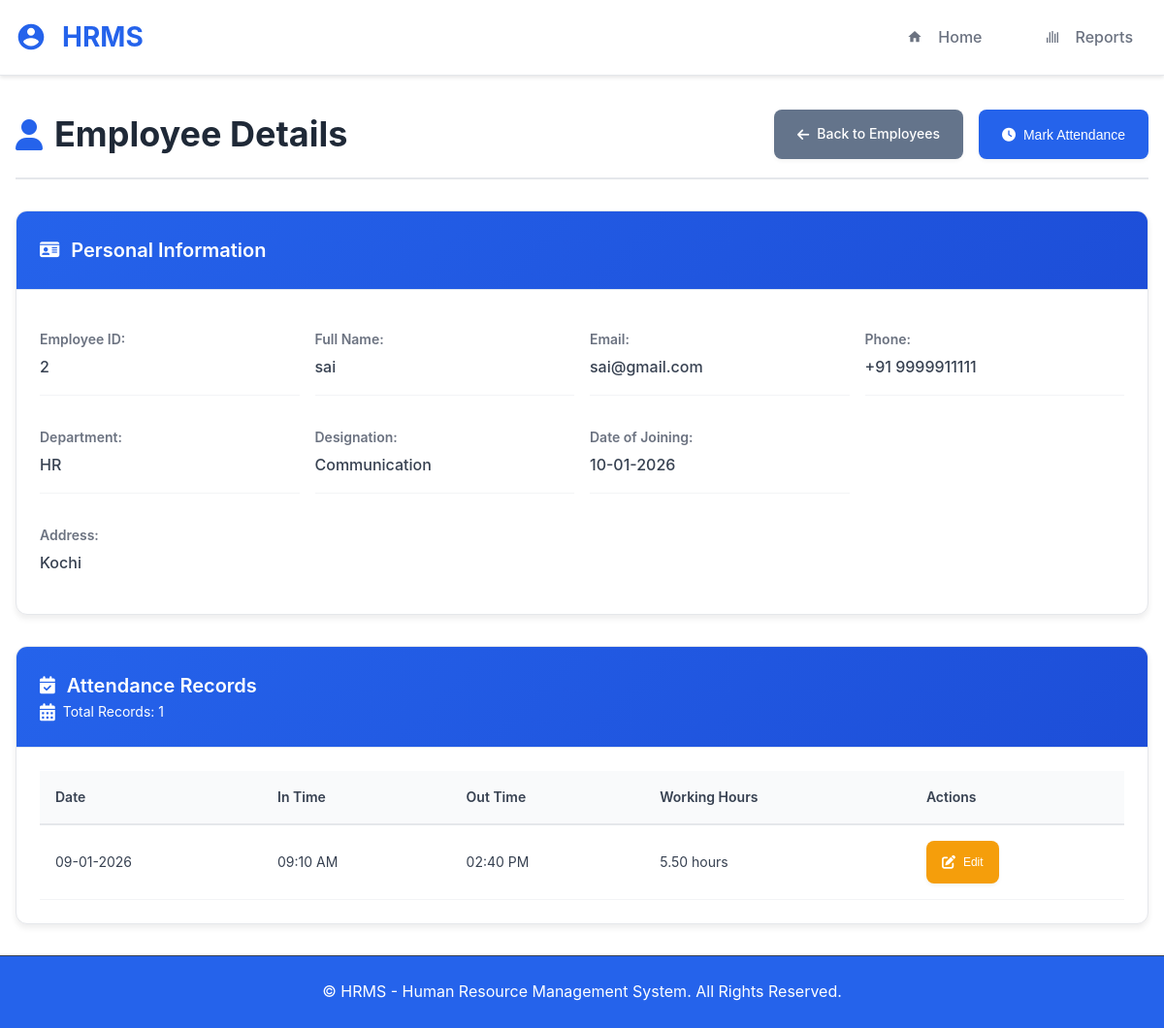
The page /employee/2 on the database its author committed.
### app.py (models this page shows, shortened)
class Employee(db.Model):
    __tablename__ = 'employees'
    id = db.Column(db.Integer, primary_key=True)
    name = db.Column(db.String(100), nullable=False, index=True)
    email = db.Column(db.String(120), unique=True, nullable=False, index=True)
    address = db.Column(db.Text)
    phone = db.Column(db.String(20), index=True)
    designation = db.Column(db.String(100), index=True)
    department = db.Column(db.String(100), index=True)
    date_of_joining = db.Column(db.Date, default=date.today, index=True)
    created_at = db.Column(db.DateTime, default=datetime.utcnow, index=True)
    updated_at = db.Column(db.DateTime, default=datetime.utcnow, onupdate=datetime.utcnow)
    attendance = db.relationship('Attendance', backref='employee', lazy=True, cascade='all, delete-orphan')
    __table_args__ = (
        db.Index('idx_employee_name_dept', 'name', 'department'),
        db.Index('idx_employee_email_dept', 'email', 'department'),
    )

class Attendance(db.Model):
    __tablename__ = 'attendance'
    id = db.Column(db.Integer, primary_key=True)
    employee_id = db.Column(db.Integer, db.ForeignKey('employees.id', ondelete='CASCADE'), nullable=False, index=True)
    date = db.Column(db.Date, nullable=False, index=True)
    in_time = db.Column(db.Time, index=True)
    out_time = db.Column(db.Time, index=True)
    created_at = db.Column(db.DateTime, default=datetime.utcnow, index=True)
    updated_at = db.Column(db.DateTime, default=datetime.utcnow, onupdate=datetime.utcnow)
    __table_args__ = (
        db.UniqueConstraint('employee_id', 'date', name='unique_employee_date'),
        db.CheckConstraint('out_time > in_time', name='check_time_order'),
        db.Index('idx_attendance_employee_date', 'employee_id', 'date'),
        db.Index('idx_attendance_date_range', 'date', 'in_time', 'out_time'),
    )
    @property
    def working_hours(self):
        if self.in_time and self.out_time:
            in_datetime = datetime.combine(date.today(), self.in_time)
            out_datetime = datetime.combine(date.today(), self.out_time)
            diff = out_datetime - in_datetime
            return diff.total_seconds() / 3600
        return None

### app.py (the view)
@app.route('/employee/<int:employee_id>')
def employee_details(employee_id):
    employee = Employee.query.get_or_404(employee_id)
    attendance_records = Attendance.query.filter_by(employee_id=employee_id).order_by(Attendance.date.desc()).all()
    return render_template('employee_details.html', employee=employee, attendance_records=attendance_records)

### app.py (called while the page is built)
@app.before_request
def before_request():
    g.request_id = str(uuid.uuid4())
    g.start_time = datetime.utcnow()

### templates/employee_details.html (shortened to what this page needs)
{% extends "base.html" %}
{% block content %}
<div class="page-header">
    <h1><i class="fas fa-user"></i> Employee Details</h1>
    <div class="header-actions">
        <a href="{{ url_for('home') }}" class="btn btn-secondary">
            <i class="fas fa-arrow-left"></i> Back to Employees
        </a>
        <button class="btn btn-primary" onclick="showMarkAttendanceModal('{{ employee.id }}')">
            <i class="fas fa-clock"></i> Mark Attendance
        </button>
    </div>
</div>
<div class="employee-details-container">
    <div class="employee-info-card">
        <div class="card-header">
            <h3><i class="fas fa-id-card"></i> Personal Information</h3>
        </div>
        <div class="card-body">
            <div class="info-grid">
                <div class="info-item">
                    <span class="info-label">Employee ID:</span>
                    <span class="info-value">{{ employee.id }}</span>
                </div>
                <div class="info-item">
                    <span class="info-label">Full Name:</span>
                    <span class="info-value">{{ employee.name }}</span>
                </div>
                <div class="info-item">
                    <span class="info-label">Email:</span>
                    <span class="info-value">{{ employee.email }}</span>
                </div>
                <div class="info-item">
                    <span class="info-label">Phone:</span>
                    <span class="info-value">{{ employee.phone or '-' }}</span>
                </div>
                <div class="info-item">
                    <span class="info-label">Department:</span>
                    <span class="info-value">{{ employee.department or '-' }}</span>
                </div>
                <div class="info-item">
                    <span class="info-label">Designation:</span>
                    <span class="info-value">{{ employee.designation or '-' }}</span>
                </div>
                <div class="info-item">
                    <span class="info-label">Date of Joining:</span>
                    <span class="info-value">{{ employee.date_of_joining.strftime('%d-%m-%Y') if employee.date_of_joining else '-' }}</span>
                </div>
                <div class="info-item full-width">
                    <span class="info-label">Address:</span>
                    <span class="info-value">{{ employee.address or '-' }}</span>
                </div>
            </div>
        </div>
    </div>
    <div class="attendance-card">
        <div class="card-header">
            <h3><i class="fas fa-calendar-check"></i> Attendance Records</h3>
            <div class="attendance-summary">
                <span class="summary-item">
                    <i class="fas fa-calendar-alt"></i> Total Records: {{ attendance_records|length }}
                </span>
            </div>
        </div>
        <div class="card-body">
            {% if attendance_records %}
            <div class="table-container">
                <table class="attendance-table">
                    <thead>
                        <tr>
                            <th>Date</th>
                            <th>In Time</th>
                            <th>Out Time</th>
                            <th>Working Hours</th>
                            <th>Actions</th>
                        </tr>
                    </thead>
                    <tbody>
                        {% for record in attendance_records %}
                        <tr>
                            <td>{{ record.date.strftime('%d-%m-%Y') }}</td>
                            <td>{{ record.in_time.strftime('%I:%M %p') if record.in_time else '-' }}</td>
                            <td>{{ record.out_time.strftime('%I:%M %p') if record.out_time else '-' }}</td>
                            <td>
                                {% if record.working_hours %}
                                    {{ "%.2f"|format(record.working_hours) }} hours
                                {% else %}
                                    -
                                {% endif %}
                            </td>
                            <td>
                                <button class="btn btn-sm btn-warning" onclick="editAttendance(this)"
                                        data-record-id="{{ record.id }}"
                                        data-date="{{ record.date.strftime('%Y-%m-%d') }}"
                                        data-in-time="{{ record.in_time.strftime('%H:%M') if record.in_time else '' }}"
                                        data-out-time="{{ record.out_time.strftime('%H:%M') if record.out_time else '' }}">
                                    <i class="fas fa-edit"></i> Edit
                                </button>
                            </td>
                        </tr>
                        {% endfor %}
                    </tbody>
                </table>
            </div>
            {% endif %}
        </div>
    </div>
</div>
{% endblock %}

### static/css/style.css (style rules this page uses)
.fa, .fas, .far, .fab { display: inline-block; font-style: normal; font-variant: normal; text-rendering: auto; line-height: 1; }
* { margin: 0; padding: 0; box-sizing: border-box; }
body { font-family: -apple-system, BlinkMacSystemFont, 'Segoe UI', Roboto, 'Helvetica Neue', Arial, sans-serif; line-height: 1.6; color: #333333; background-color: #ffffff; }
.page-header { display: flex; justify-content: space-between; align-items: center; margin-bottom: 2rem; flex-wrap: wrap; gap: 1rem; padding-bottom: 1rem; border-bottom: 2px solid #e5e7eb; }
.page-header h1 { color: #1f2937; font-size: 2.25rem; font-weight: 700; display: flex; align-items: center; gap: 0.75rem; }
.page-header h1 i { color: #2563eb; font-size: 2rem; }
.header-actions { display: flex; gap: 1rem; flex-wrap: wrap; }
.btn { display: inline-flex; align-items: center; gap: 0.5rem; padding: 0.875rem 1.5rem; border: none; border-radius: 0.5rem; font-size: 0.875rem; font-weight: 500; text-decoration: none; cursor: pointer; transition: all 0.3s ease; white-space: nowrap; box-shadow: 0 2px 4px rgba(0, 0, 0, 0.05); min-height: 44px; align-items: center; justify-content: center; }
.btn i { font-size: 0.875rem; }
.btn-primary { background-color: #2563eb; color: #ffffff; }
.btn-primary::before { display: none; }
.btn-secondary { background-color: #64748b; color: #ffffff; }
.btn-warning { background-color: #f59e0b; color: #ffffff; }
.btn-sm { padding: 0.5rem 1rem; font-size: 0.75rem; }
.card-header { padding: 1.5rem; border-bottom: 1px solid #e2e8f0; background: linear-gradient(135deg, #2563eb, #1d4ed8); color: #ffffff; }
.card-header h3 { font-size: 1.25rem; font-weight: 600; display: flex; align-items: center; gap: 0.75rem; }
.card-header i { font-size: 1.125rem; }
.card-body { padding: 1.5rem; }
.table-container { overflow-x: auto; background: #ffffff; }
.employee-table, .attendance-table, .department-table { width: 100%; border-collapse: collapse; font-size: 0.875rem; }
.employee-table th, .attendance-table th, .department-table th { background-color: #f9fafb; color: #374151; font-weight: 600; text-align: left; padding: 1rem; border-bottom: 2px solid #e5e7eb; font-size: 0.875rem; }
.employee-table td, .attendance-table td, .department-table td { padding: 1rem; border-bottom: 1px solid #f3f4f6; color: #374151; }
.employee-details-container { display: grid; grid-template-columns: 1fr; gap: 2rem; }
.employee-info-card, .attendance-card { background: #ffffff; border-radius: 0.75rem; box-shadow: 0 4px 6px rgba(0, 0, 0, 0.07); border: 1px solid #e5e7eb; overflow: hidden; }
.info-grid { display: grid; grid-template-columns: repeat(auto-fit, minmax(250px, 1fr)); gap: 1rem; }
.info-item { display: flex; flex-direction: column; gap: 0.25rem; padding: 1rem 0; border-bottom: 1px solid #f3f4f6; }
.info-item:last-child { border-bottom: none; }
.info-item.full-width { grid-column: 1 / -1; }
.info-label { font-weight: 600; color: #6b7280; font-size: 0.875rem; }
.info-value { color: #374151; font-weight: 500; }
.attendance-summary { display: flex; gap: 1rem; }
.summary-item { display: flex; align-items: center; gap: 0.5rem; color: #ffffff; font-size: 0.875rem; }

### templates/base.html (style rules this page uses)
.fa, .fas, .far, .fab { display: inline-block; font-style: normal; font-variant: normal; text-rendering: auto; line-height: 1; font-family: "Font Awesome 6 Free"; font-weight: 900; }
.fa-user:before { content: "\f007"; }
.fa-calendar-alt:before { content: "\f073"; }
.fa-clock:before { content: "\f017"; }
.fa-calendar-check:before { content: "\f274"; }

### rows shown on the page
Employee: id "2", name "sai", email "sai@gmail.com", phone "+91 9999911111", department "HR", designation "Communication", date_of_joining "10-01-2026", address "Kochi"
Attendance: date "09-01-2026", in_time "09:10 AM", out_time "02:40 PM", working_hours "5.50"

### other values the page prints
{{ attendance_records|length }} "1"
